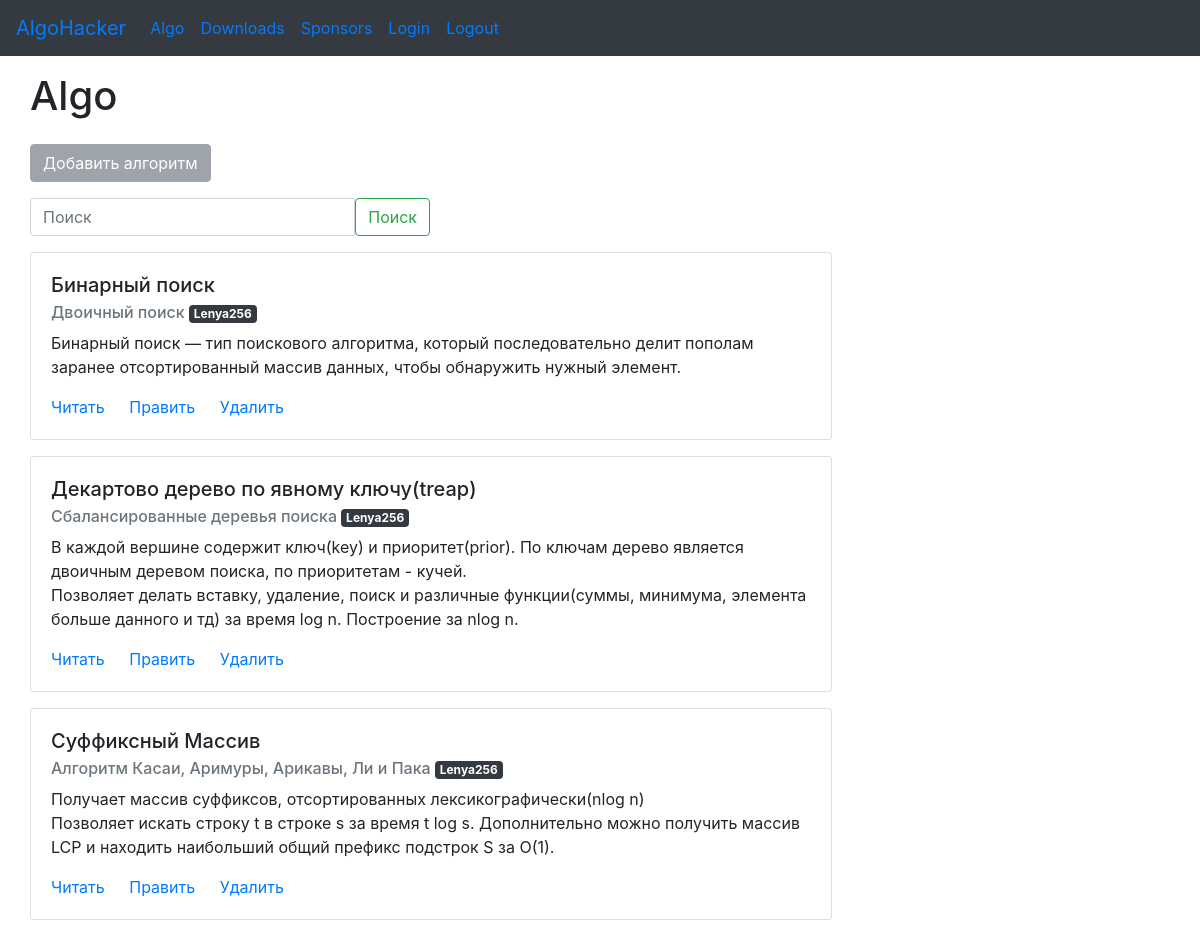
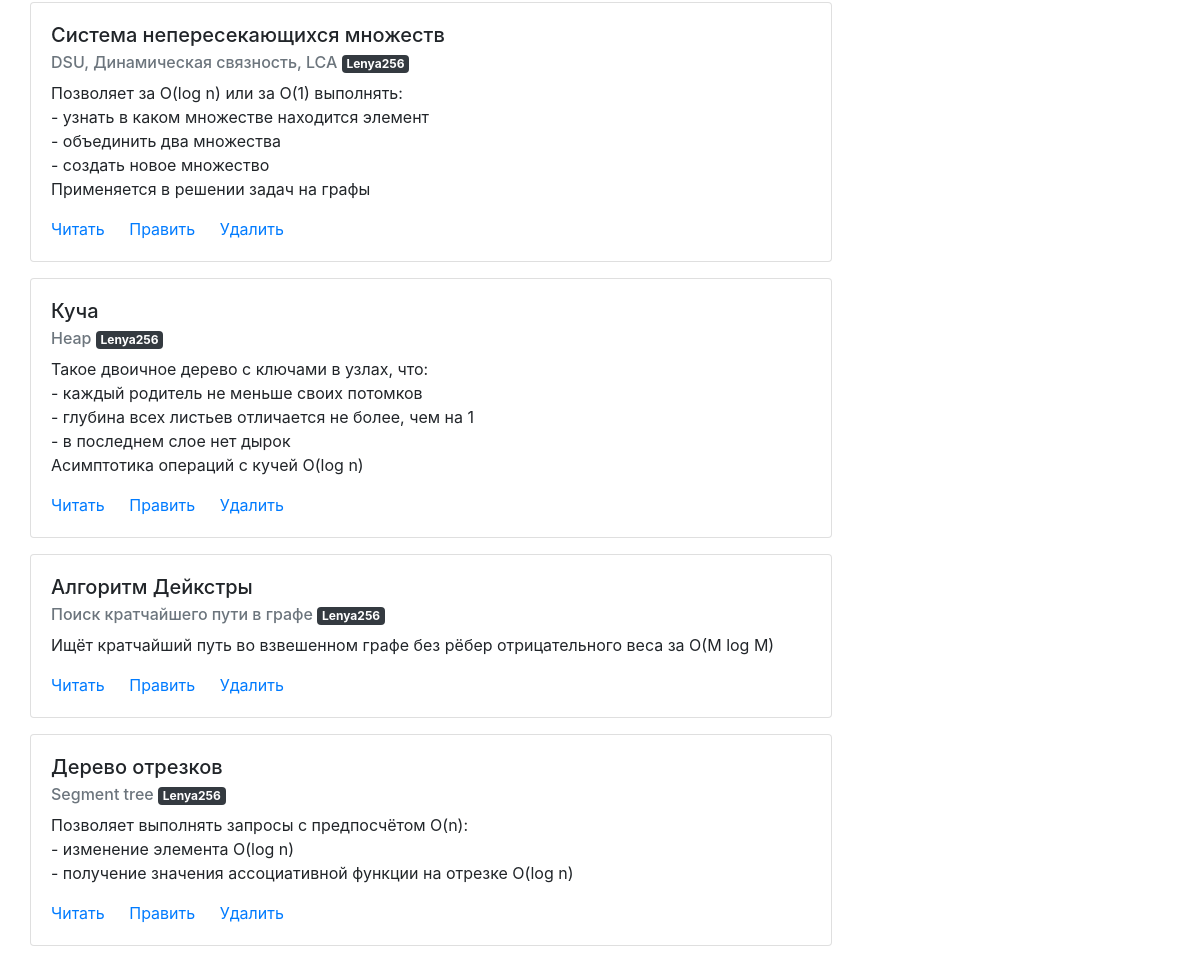
/algo/, run on the app's committed database (2 pictures, top to bottom).
### app.py (models this page shows)
class Algo(db.Model):
	id = db.Column(db.Integer, primary_key=True)
	name = db.Column(db.String, unique=True, nullable=False)
	other = db.Column(db.String, nullable=False)
	description = db.Column(db.Text, nullable=False)
	urls = db.Column(db.Text, nullable=False)
	paste = db.Column(db.String, unique=True, nullable=False)
	user = db.Column(db.String, nullable=False)

### app.py (the view)
@app.route('/algo/', methods=['post', 'get'])
def algo():
	kwargs = dict()
	kwargs['title'] = 'Algo'
	kwargs['content_title'] = 'Algo'
	session.pop('algo') if session.get('algo') else None
	if request.method == 'POST' and session.get('auth'):
		return redirect('/algo/adding')
	data = reversed(Algo.query.all())
	flt = request.args.get('search', '')
	if not flt or flt[0] != '@':
		data = filter(lambda x: searchFunc(x, flt), data)
	else:
		data = filter(lambda x: authorFunc(x, flt[1:]), data)
	return render_template('algo.html', **kwargs, **session, data=data)

### cfApi.py (called while the page is built)
def searchFunc(algo, flt):
	flt = flt.lower().strip().split()
	if not flt:
		return True
	text = (algo.name + ' ' + algo.other).lower()
	return any([x in text for x in flt])

### templates/algo.html (shortened to what this page needs)
{% extends 'base.html' %}
{% block content %}
<div class="row">
	<form action="" method="post">
		{% if not auth %}
		<button type="submit" class="btn btn-secondary" disabled>Добавить алгоритм</button>
		{% else %}
		<button type="submit" class="btn btn-secondary">Добавить алгоритм</button>
		{% endif %}
	</form>
</div>
<div class="row">
	<form class="form-inline my-2 my-lg-0">
		<div class="input-group mb-3" style="width: 400px">
			<input type="search" class="form-control" placeholder="Поиск" name="search" aria-label="Поиск" aria-describedby="basic-addon1">
			<button type="submit" class="btn btn-outline-success">Поиск</button>
		</div>
	</form>
</div>
{% for note in data %}
{% set bc = "white" if not user or note.user != user['handle'] else "#d4edc9" %}
<div class="row">
	<div class="card" style="background-color: {{ bc }}">
		<div class="card-body">
			<h5 class="card-title">{{ note.name }}</h5>
			<h6 class="card-subtitle mb-2 text-muted">
				{{ note.other }}
				<a href="https://codeforces.com/profile/{{ note.user }}" class="badge badge-dark">{{ note.user }}</a>
			</h6>
			<p class="card-text">
				{% for line in note.description.strip().split('\n') %}
					{{ line.strip() }}<br>
				{% endfor %}
			</p>
			<a href="/reading/{{ note.id }}" class="card-link">Читать</a>
			<a href="/edit/{{ note.id }}" class="card-link">Править</a>
			<a href="/delete/{{ note.id }}" class="card-link">Удалить</a>
		</div>
	</div>
</div>
{% endfor %}
{% endblock %}

### templates/base.html (shortened to what this page needs)
<!DOCTYPE html>
<html lang="en">
<head>
	<link rel="stylesheet" href="https://stackpath.bootstrapcdn.com/bootstrap/4.4.1/css/bootstrap.min.css">
</head>
<body>
	<nav class="navbar navbar-expand-lg navbar-inverse bg-dark">
		<a class="navbar-brand" href="/">AlgoHacker</a>
		<div class="collapse navbar-collapse" id="navbarSupportedContent">
			<ul class="navbar-nav mr-auto">
				<li class="nav-item active">
					<a class="nav-link" href="/algo">Algo</a>
				</li>
				<li class="nav-item">
					<a class="nav-link" href="/downloads">Downloads</a>
				</li>
				<li class="nav-item">
					<a class="nav-link" href="/sponsors">Sponsors</a>
				</li>
				<li class="nav-item">
					<a class="nav-link" href="/login">Login</a>
				</li>
				<li class="nav-item">
					<a class="nav-link" href="/logout">Logout</a>
				</li>
			</ul>
		</div>
	</nav>
	<div class="container">
		<div class="row">
			<h1>{{ content_title }}</h1>
		</div>
		{% block content %}
		{% endblock %}
	</div>
</body>
</html>

### templates/base.html (style rules this page uses)
.card-body { width: 800px; }

### data on the page
Algo: name "Бинарный поиск", other "Двоичный поиск", user "Lenya256", strip "Бинарный поиск — тип поискового алгоритма, который последовательно делит пополам заранее отсортированный массив данных, чтобы обнаружить нужный элемент."
Algo: name "Декартово дерево по явному ключу(treap)", other "Cбалансированные деревья поиска", user "Lenya256", strip "В каждой вершине содержит ключ(key) и приоритет(prior). По ключам дерево является двоичным деревом поиска, по приоритетам - кучей." "Позволяет делать вставку, удаление, поиск и различные функции(суммы, минимума, элемента больше данного и тд) за время log n. Построение за nlog n."
Algo: name "Суффиксный Массив", other "Алгоритм Касаи, Аримуры, Арикавы, Ли и Пака", user "Lenya256", strip "Получает массив суффиксов, отсортированных лексикографически(nlog n)" "Позволяет искать строку t в строке s за время t log s. Дополнительно можно получить массив LCP и находить наибольший общий префикс подстрок S за O(1)."
Algo: name "Система непересекающихся множеств", other "DSU, Динамическая связность, LCA", user "Lenya256", strip "Позволяет за O(log n) или за O(1) выполнять:" "- узнать в каком множестве находится элемент" "- объединить два множества" "- создать новое множество" "Применяется в решении задач на графы"
Algo: name "Куча", other "Heap", user "Lenya256", strip "Такое двоичное дерево с ключами в узлах, что:" "- каждый родитель не меньше своих потомков" "- глубина всех листьев отличается не более, чем на 1" "- в последнем слое нет дырок" "Асимптотика операций с кучей O(log n)"
Algo: name "Алгоритм Дейкстры", other "Поиск кратчайшего пути в графе", user "Lenya256", strip "Ищёт кратчайший путь во взвешенном графе без рёбер отрицательного веса за O(M log M)"
Algo: name "Дерево отрезков", other "Segment tree", user "Lenya256", strip "Позволяет выполнять запросы с предпосчётом O(n):" "- изменение элемента O(log n)" "- получение значения ассоциативной функции на отрезке O(log n)"

### other printed values
{{ content_title }} "Algo"
